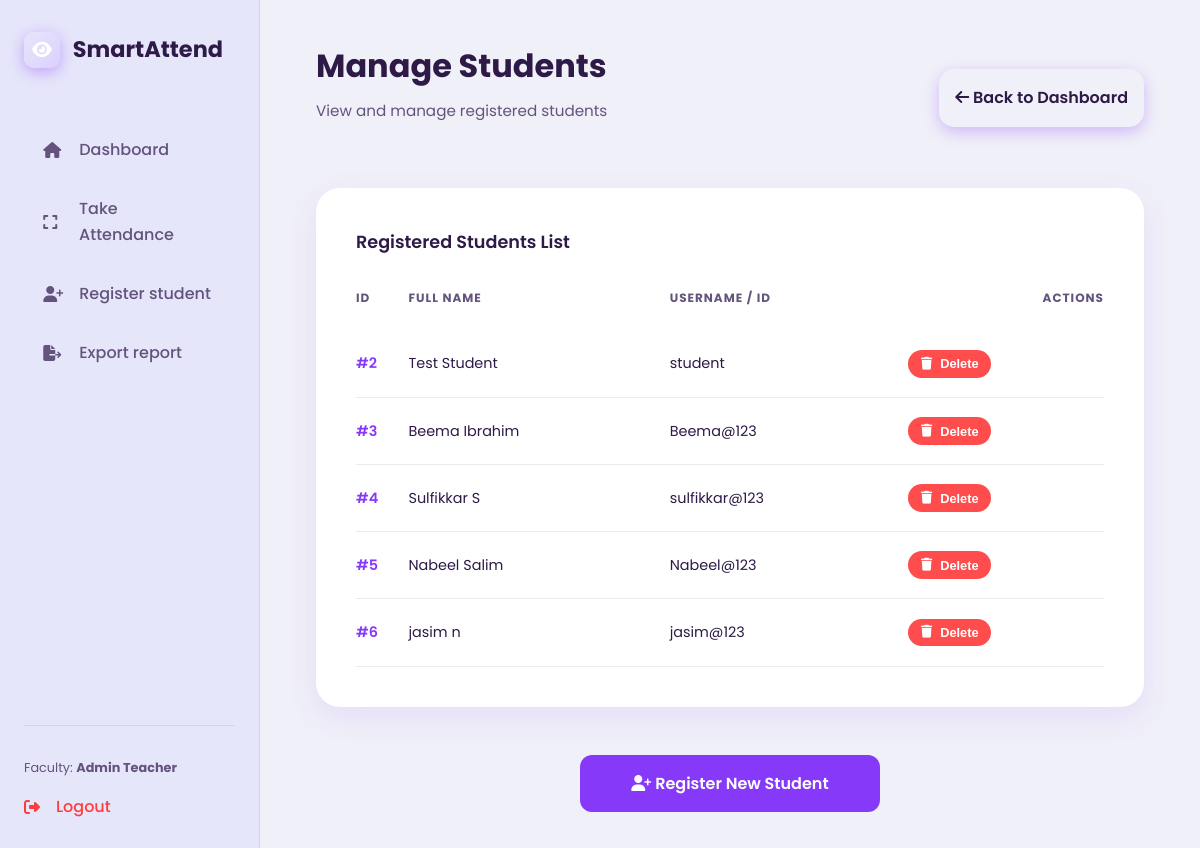
The app's page /manage_students (signed in) with its own data.
### models.py (models this page shows)
class User(UserMixin, db.Model):
    id = db.Column(db.Integer, primary_key=True)
    username = db.Column(db.String(150), unique=True, nullable=False) # e.g., student ID or teacher's username
    name = db.Column(db.String(150), nullable=False)
    password_hash = db.Column(db.String(256), nullable=False)
    role = db.Column(db.String(50), nullable=False) # 'teacher' or 'student'
    encodings = db.relationship('FaceEncoding', backref='user', lazy=True)
    attendances = db.relationship('Attendance', backref='user', lazy=True)

### app.py (the view)
@app.route('/manage_students')
@login_required
def manage_students():
    if current_user.role != 'teacher':
        return redirect(url_for('student_dashboard'))
    students = User.query.filter_by(role='student').all()
    return render_template('manage_students.html', students=students)

### app.py (called while the page is built)
@login_manager.user_loader
def load_user(user_id):
    return User.query.get(int(user_id))

### templates/manage_students.html
{% extends "base.html" %}
{% block content %}
<header>
    <div style="display: flex; justify-content: space-between; align-items: center;">
        <div>
            <h1>Manage Students</h1>
            <p class="subtitle">View and manage registered students</p>
        </div>
        <a href="{{ url_for('teacher_dashboard') }}" class="btn-login"
            style="background: var(--bg-card); color: var(--text-main); border: 1px solid var(--border-color);">
            <i class="fas fa-arrow-left"></i> Back to Dashboard
        </a>
    </div>
</header>
<div class="table-section" style="margin-top: 2rem;">
    <div class="table-header">Registered Students List</div>
    <table>
        <thead>
            <tr>
                <th>ID</th>
                <th>Full Name</th>
                <th>Username / ID</th>
                <th style="text-align: right;">Actions</th>
            </tr>
        </thead>
        <tbody>
            {% for student in students %}
            <tr>
                <td class="td-id">#{{ student.id }}</td>
                <td>{{ student.name }}</td>
                <td>{{ student.username }}</td>
                <td style="text-align: right;">
                    <form action="{{ url_for('delete_student', user_id=student.id) }}" method="POST"
                        onsubmit="return confirm('Are you sure you want to delete this student? All their attendance records will also be removed.');"
                        style="display: inline;">
                        <button type="submit" class="btn-start-session"
                            style="background: #ff4d4d; color: white; padding: 0.4rem 0.8rem; font-size: 0.8rem;">
                            <i class="fas fa-trash"></i> Delete
                        </button>
                    </form>
                </td>
            </tr>
            {% else %}
            <tr>
                <td colspan="4" style="text-align: center; color: var(--text-muted); padding: 2rem;">No students
                    registered yet.</td>
            </tr>
            {% endfor %}
        </tbody>
    </table>
</div>
<div style="margin-top: 2rem; display: flex; justify-content: center;">
    <a href="{{ url_for('register_student') }}" class="btn-submit"
        style="max-width: 300px; text-decoration: none; text-align: center;">
        <i class="fas fa-user-plus"></i> Register New Student
    </a>
</div>
{% endblock %}

### templates/base.html (shortened to what this page needs)
<!DOCTYPE html>
<html lang="en">
<head>
    <link rel="stylesheet" href="https://cdnjs.cloudflare.com/ajax/libs/font-awesome/6.4.0/css/all.min.css">
    <link rel="stylesheet" href="{{ url_for('static', filename='css/style.css') }}">
</head>
<body>
    {% if current_user.is_authenticated %}
    <div class="app-container">
        <aside class="sidebar">
            <div class="sidebar-logo">
                <div class="logo-box">
                    <i class="fas fa-eye"></i>
                </div>
                <span>SmartAttend</span>
            </div>
            <nav class="nav-menu">
                {% if current_user.role == 'teacher' %}
                <a href="{{ url_for('teacher_dashboard') }}"
                    class="nav-link {% if request.endpoint == 'teacher_dashboard' %}active{% endif %}">
                    <i class="fas fa-home"></i>
                    <span class="nav-text">Dashboard</span>
                </a>
                <a href="{{ url_for('teacher_dashboard') }}"
                    class="nav-link {% if request.endpoint == 'take_attendance' %}active{% endif %}">
                    <i class="fas fa-expand"></i>
                    <span class="nav-text">Take Attendance</span>
                </a>
                <a href="{{ url_for('register_student') }}"
                    class="nav-link {% if request.endpoint == 'register_student' %}active{% endif %}">
                    <i class="fas fa-user-plus"></i>
                    <span class="nav-text">Register student</span>
                </a>
                <a href="{{ url_for('export_attendance') }}" class="nav-link">
                    <i class="fas fa-file-export"></i>
                    <span class="nav-text">Export report</span>
                </a>
                {% else %}
                <a href="{{ url_for('student_dashboard') }}" class="nav-link active">
                    <i class="fas fa-home"></i>
                    <span class="nav-text">Dashboard</span>
                </a>
                {% endif %}
            </nav>
            <div class="sidebar-footer">
                <div class="faculty-info">
                    Faculty: <b>{{ current_user.name }}</b>
                </div>
                <a href="{{ url_for('logout') }}" class="logout-link">
                    <i class="fas fa-sign-out-alt"></i>
                    <span class="nav-text">Logout</span>
                </a>
            </div>
        </aside>
        <main class="main-content">
            {% block content %}{% endblock %}
        </main>
    </div>
    {% else %}
    {% block auth_content %}{% endblock %}
    {% endif %}
</body>
</html>

### static/css/style.css (style rules this page uses)
:root { --bg-dark: #f0f0f8; --bg-sidebar: #e6e6fa; --card-bg: #ffffff; --card-hover: #fdfdfd; --primary: #8739FA; --primary-purple: #8739FA; --primary-gradient: linear-gradient(135deg, #e6e6fa 0%, #dcd0ff 100%); --teacher-color: #4facfe; --student-color: #fa709a; --btn-start: #8739FA; --text-main: #2e1a47; --text-muted: #63537d; --accent-red: #ff3c3c; --border-inner: rgba(0, 0, 0, 0.08); --shadow: 0 10px 30px rgba(135, 57, 250, 0.1); --transition: all 0.4s cubic-bezier(0.165, 0.84, 0.44, 1); }
* { box-sizing: border-box; margin: 0; padding: 0; }
body { font-family: 'Poppins', sans-serif; background-color: var(--bg-dark); color: var(--text-main); line-height: 1.6; height: 100vh; overflow: hidden; }
.app-container { display: flex; height: 100vh; width: 100%; }
.sidebar { width: 260px; background-color: var(--bg-sidebar); display: flex; flex-direction: column; padding: 2rem 1.5rem; border-right: 1px solid var(--border-inner); z-index: 100; }
.sidebar-logo { font-size: 1.4rem; font-weight: 700; color: var(--text-main); margin-bottom: 3.5rem; display: flex; align-items: center; gap: 0.8rem; }
.logo-box { width: 36px; height: 36px; background: var(--primary-gradient); border-radius: 10px; display: flex; align-items: center; justify-content: center; box-shadow: 0 4px 15px rgba(135, 57, 250, 0.4); }
.logo-box i { font-size: 1.1rem; color: white; }
.nav-menu { flex: 1; }
.nav-link { display: flex; align-items: center; gap: 1rem; padding: 0.8rem 1.2rem; border-radius: 12px; color: var(--text-muted); text-decoration: none; margin-bottom: 0.5rem; transition: var(--transition); font-weight: 500; }
.nav-link i { width: 20px; }
.sidebar-footer { margin-top: auto; padding-top: 2rem; border-top: 1px solid var(--border-inner); }
.faculty-info { font-size: 0.8rem; color: var(--text-muted); margin-bottom: 1rem; }
.logout-link { display: flex; align-items: center; gap: 1rem; color: var(--accent-red); text-decoration: none; font-weight: 500; transition: var(--transition); }
.main-content { flex: 1; overflow-y: auto; padding: 2.5rem 3.5rem; position: relative; }
h1, h2, h3 { margin-bottom: 0.5rem; }
.subtitle { color: var(--text-muted); margin-bottom: 2rem; font-size: 0.95rem; }
.btn-start-session { background-color: var(--btn-start); color: white; border: none; border-radius: 30px; padding: 0.8rem; font-weight: 600; font-size: 0.9rem; cursor: pointer; text-decoration: none; text-align: center; display: flex; align-items: center; justify-content: center; gap: 0.5rem; transition: var(--transition); }
.table-section { background-color: var(--card-bg); border-radius: 24px; padding: 2.5rem; box-shadow: var(--shadow); }
.table-header { margin-bottom: 2rem; font-weight: 600; font-size: 1.1rem; }
table { width: 100%; border-collapse: collapse; }
th { text-align: left; color: var(--text-muted); font-size: 0.75rem; text-transform: uppercase; letter-spacing: 1px; padding-bottom: 1.5rem; }
td { padding: 1.2rem 0; border-bottom: 1px solid var(--border-inner); font-size: 0.9rem; }
.td-id { color: var(--primary-purple); font-weight: 600; }
.btn-login { display: block; background-color: var(--primary-purple); color: white; text-decoration: none; padding: 1rem; border-radius: 15px; font-weight: 600; box-shadow: 0 5px 15px rgba(135, 57, 250, 0.3); }
.btn-submit { width: 100%; background-color: var(--primary-purple); color: white; border: none; padding: 1rem; border-radius: 12px; font-weight: 600; cursor: pointer; font-family: inherit; margin-top: 1rem; }

### records on screen
User: name "Admin Teacher"
User: id "2", name "Test Student", username "student"
User: id "3", name "Beema Ibrahim", username "Beema@123"
User: id "4", name "Sulfikkar S", username "sulfikkar@123"
User: id "5", name "Nabeel Salim", username "Nabeel@123"
User: id "6", name "jasim n", username "jasim@123"
